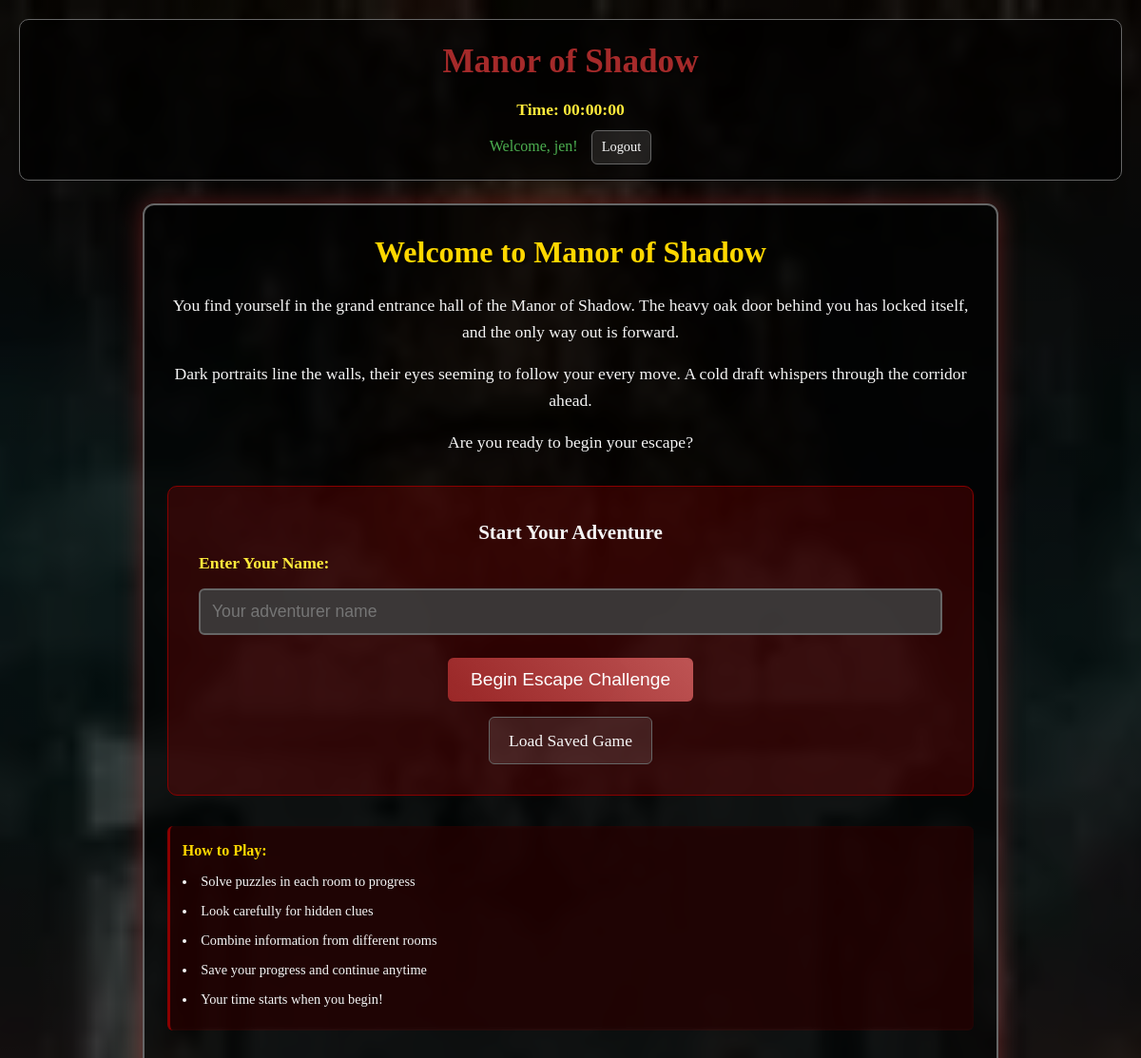
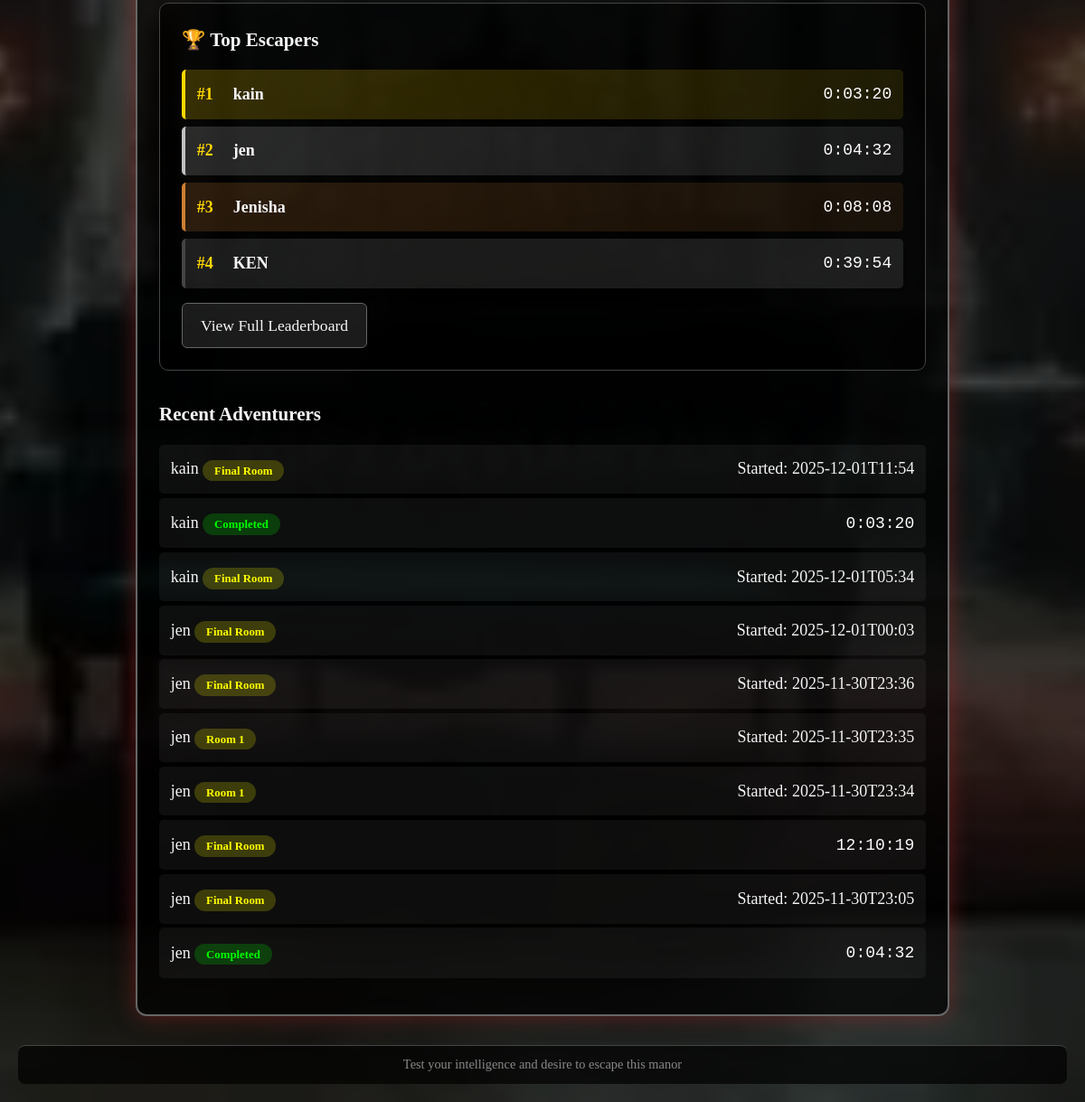
The page / (signed in) on the database its author committed (2 pictures, top to bottom).
### tables this page shows
CREATE TABLE players (
                id INTEGER PRIMARY KEY AUTOINCREMENT,
                session_id TEXT UNIQUE NOT NULL,
                player_name TEXT NOT NULL,
                user_id INTEGER,
                start_time TEXT NOT NULL,
                end_time TEXT,
                total_time TEXT,
                room1_complete BOOLEAN DEFAULT 0,
                room2_complete BOOLEAN DEFAULT 0,
                room3_complete BOOLEAN DEFAULT 0,
                final_complete BOOLEAN DEFAULT 0,
                created_at TEXT DEFAULT CURRENT_TIMESTAMP,
                FOREIGN KEY (user_id) REFERENCES users (id)
            );

### app.py (the view, shortened to what this page needs)
@app.route('/', methods=['GET', 'POST'])
def index():
    leaderboard = get_leaderboard()
    all_players = get_all_players()
    return render_template('index.html',
                         leaderboard=leaderboard,
                         all_players=all_players,
                         logged_in=session.get('logged_in'),
                         username=session.get('username'))

### app.py (called while the page is built)
def get_db():
    db = getattr(g, '_database', None)
    if db is None:
        db = g._database = sqlite3.connect(DATABASE)
        db.row_factory = sqlite3.Row
    return db

def get_leaderboard():
    db = get_db()
    cursor = db.cursor()
    cursor.execute('''
        SELECT player_name, total_time, start_time, end_time
        FROM players
        WHERE final_complete = 1
        ORDER BY total_time ASC
        LIMIT 20
    ''')
    return cursor.fetchall()

def get_all_players():
    db = get_db()
    cursor = db.cursor()
    cursor.execute('''
        SELECT player_name, start_time, end_time, total_time,
               room1_complete, room2_complete, room3_complete, final_complete
        FROM players
        ORDER BY start_time DESC
    ''')
    return cursor.fetchall()

@app.teardown_appcontext
def close_connection(exception):
    db = getattr(g, '_database', None)
    if db is not None:
        db.close()

### templates/index.html (shortened to what this page needs)
{% extends "base.html" %}
{% block content %}
<div class="room entrance">
    <div class="welcome-section">
        <h2>Welcome to Manor of Shadow</h2>
        <p>You find yourself in the grand entrance hall of the Manor of Shadow. The heavy oak door behind you has locked itself, and the only way out is forward.</p>
        <p>Dark portraits line the walls, their eyes seeming to follow your every move. A cold draft whispers through the corridor ahead.</p>
        <p>Are you ready to begin your escape?</p>
    </div>
    {% if session.get('logged_in') %}
    <div class="registration-form">
        <h3>Start Your Adventure</h3>
        <form method="POST">
            <div class="form-group">
                <label for="player_name">Enter Your Name:</label>
                <input type="text" id="player_name" name="player_name"
                       placeholder="Your adventurer name" required maxlength="50">
            </div>
            <button type="submit" class="btn-primary">Begin Escape Challenge</button>
        </form>
        <div style="text-align: center; margin-top: 1rem;">
            <a href="{{ url_for('saves') }}" class="btn-secondary">Load Saved Game</a>
        </div>
    </div>
    {% endif %}
    <div class="clues">
        <h3>How to Play:</h3>
        <ul>
            <li>Solve puzzles in each room to progress</li>
            <li>Look carefully for hidden clues</li>
            <li>Combine information from different rooms</li>
            <li>Save your progress and continue anytime</li>
            <li>Your time starts when you begin!</li>
        </ul>
    </div>
    <div class="leaderboard-section">
        <h3>🏆 Top Escapers</h3>
        {% if leaderboard %}
        <div class="leaderboard">
            {% for player in leaderboard %}
            <div class="leaderboard-item {% if loop.index == 1 %}first-place{% elif loop.index == 2 %}second-place{% elif loop.index == 3 %}third-place{% endif %}">
                <div class="rank">#{{ loop.index }}</div>
                <div class="player-name">{{ player.player_name }}</div>
                <div class="time">{{ player.total_time }}</div>
            </div>
            {% endfor %}
        </div>
        {% else %}
        <p class="no-data">No completions yet. Be the first to escape!</p>
        {% endif %}
        <a href="{{ url_for('leaderboard') }}" class="btn-secondary">View Full Leaderboard</a>
    </div>
    <div class="recent-players">
        <h3>Recent Adventurers</h3>
        {% if all_players %}
        <div class="players-list">
            {% for player in all_players[:10] %}
            <div class="player-item">
                <div class="player-info">
                    <span class="name">{{ player.player_name }}</span>
                    <span class="status {% if player.final_complete %}completed{% else %}in-progress{% endif %}">
                        {% if player.final_complete %}
                            Completed
                        {% elif player.room3_complete %}
                            Final Room
                        {% elif player.room2_complete %}
                            Room 3
                        {% elif player.room1_complete %}
                            Room 2
                        {% else %}
                            Room 1
                        {% endif %}
                    </span>
                </div>
                <div class="time-info">
                    {% if player.total_time %}
                    <span class="time">{{ player.total_time }}</span>
                    {% else %}
                    <span class="started">Started: {{ player.start_time[:16] }}</span>
                    {% endif %}
                </div>
            </div>
            {% endfor %}
        </div>
        {% else %}
        <p class="no-data">No players yet. Start your adventure!</p>
        {% endif %}
    </div>
</div>
{% endblock %}

### static/css/style.css (style rules this page uses)
* { margin: 0; padding: 0; box-sizing: border-box; }
body { font-family: 'Georgia', serif; color: #f5f5f5; min-height: 100vh; line-height: 1.6; position: relative; overflow-x: hidden; overflow-y: auto; font-size: 18px; }
body::before { content: ''; position: fixed; top: 0; left: 0; right: 0; bottom: 0; z-index: -2; }
body::after { content: ''; position: fixed; top: 0; left: 0; right: 0; bottom: 0; background: rgba(0, 0, 0, 0.5); z-index: -1; }
body.entrance::before { background: linear-gradient(rgba(0,0,0,0.4), rgba(0,0,0,0.4)), url('/static/images/background.png') center/cover no-repeat; }
.room { background: rgba(0, 0, 0, 0.7); padding: 1.5rem; border-radius: 12px; border: 2px solid #666; box-shadow: 0 0 25px rgba(165, 42, 42, 0.5); max-width: 900px; width: 100%; backdrop-filter: blur(3px); overflow-y: visible; margin-bottom: 1rem; }
input[type="text"], input[type="number"], input[type="password"], input[type="email"] { padding: 12px; font-size: 1.1rem; border: 2px solid #666; border-radius: 6px; background: rgba(60, 60, 60, 0.9); color: #f5f5f5; margin-right: 10px; width: 250px; transition: all 0.3s ease; }
.btn-primary { padding: 12px 24px; font-size: 1.2rem; background: linear-gradient(45deg, rgba(165, 42, 42, 0.9), rgba(205, 92, 92, 0.9)); color: white; border: none; border-radius: 6px; cursor: pointer; transition: all 0.3s ease; text-decoration: none; display: inline-block; }
.btn-secondary { padding: 10px 20px; font-size: 1.1rem; background: rgba(255, 255, 255, 0.1); color: #f5f5f5; border: 1px solid #666; border-radius: 6px; cursor: pointer; text-decoration: none; transition: all 0.3s ease; display: inline-block; }
.form-group { margin-bottom: 1.5rem; }
.form-group label { display: block; margin-bottom: 0.8rem; color: #ffeb3b; font-weight: bold; font-size: 1.1rem; }
.form-group input { width: 100%; padding: 12px; font-size: 1.1rem; }
.clues, .hint { background: rgba(139, 0, 0, 0.2); padding: 0.8rem; border-radius: 6px; border-left: 3px solid #8b0000; margin-top: 0.8rem; backdrop-filter: blur(2px); font-size: 0.9rem; }
.clues h3, .hint p strong { color: #ffd700; font-size: 1rem; }
.clues ul { list-style-position: inside; text-align: left; }
.clues li { margin: 0.5rem 0; }
.registration-form { background: rgba(139, 0, 0, 0.3); padding: 2rem; border-radius: 10px; margin: 2rem 0; border: 1px solid #8b0000; text-align: center; }
.registration-form .form-group { text-align: left; }
.leaderboard-section { background: rgba(0, 0, 0, 0.6); padding: 1.5rem; border-radius: 10px; margin: 2rem 0; border: 1px solid #444; }
.leaderboard { margin: 1rem 0; }
.leaderboard-item { display: flex; justify-content: space-between; align-items: center; padding: 0.8rem; margin: 0.5rem 0; background: rgba(255, 255, 255, 0.1); border-radius: 5px; border-left: 4px solid #444; transition: all 0.3s ease; }
.leaderboard-item.first-place { background: linear-gradient(135deg, rgba(255, 215, 0, 0.2), rgba(255, 215, 0, 0.1)); border-left-color: #ffd700; }
.leaderboard-item.second-place { background: linear-gradient(135deg, rgba(192, 192, 192, 0.2), rgba(192, 192, 192, 0.1)); border-left-color: #c0c0c0; }
.leaderboard-item.third-place { background: linear-gradient(135deg, rgba(205, 127, 50, 0.2), rgba(205, 127, 50, 0.1)); border-left-color: #cd7f32; }
.rank { font-weight: bold; color: #ffd700; min-width: 40px; }
.player-name { flex: 1; font-weight: bold; }
.time { color: #fff; font-family: monospace; }
.players-list { margin: 1rem 0; }
.player-item { display: flex; justify-content: space-between; align-items: center; padding: 0.8rem; margin: 0.3rem 0; background: rgba(255, 255, 255, 0.05); border-radius: 5px; transition: all 0.3s ease; }
.status { padding: 0.3rem 0.8rem; border-radius: 15px; font-size: 0.8rem; font-weight: bold; }
.status.completed { background: rgba(0, 255, 0, 0.2); color: #0f0; }
.status.in-progress { background: rgba(255, 255, 0, 0.2); color: #ff0; }

### static/css/puzzles.css (style rules this page uses)
.welcome-section { text-align: center; margin-bottom: 2rem; }
.welcome-section h2 { color: #ffd700; font-size: 2rem; margin-bottom: 1rem; text-shadow: 2px 2px 4px rgba(0, 0, 0, 0.8); }
.welcome-section p { margin-bottom: 1rem; font-size: 1.1rem; line-height: 1.6; }

### rows shown on the page
players: player_name "kain", total_time "0:03:20", final_complete "Completed"
players: player_name "jen", total_time "0:04:32", final_complete "Completed"
players: player_name "Jenisha", total_time "0:08:08"
players: player_name "KEN", total_time "0:39:54"
players: player_name "kain", final_complete "Final Room", start_time "2025-12-01T11:54"
players: player_name "kain", final_complete "Final Room", start_time "2025-12-01T05:34"
players: player_name "jen", final_complete "Final Room", start_time "2025-12-01T00:03"
players: player_name "jen", final_complete "Final Room", start_time "2025-11-30T23:36"
players: player_name "jen", final_complete "Room 1", start_time "2025-11-30T23:35"
players: player_name "jen", final_complete "Room 1", start_time "2025-11-30T23:34"
players: player_name "jen", final_complete "Final Room", total_time "12:10:19"
players: player_name "jen", final_complete "Final Room", start_time "2025-11-30T23:05"

### other values the page prints
{{ session.get('username', 'Player') }} "jen"
